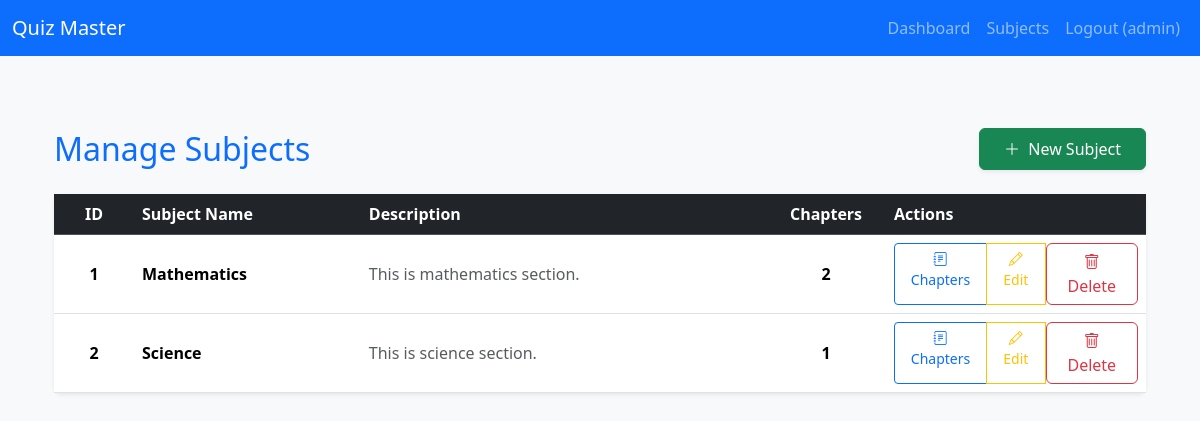
Screenshot of /admin/subjects (signed in) with the database file from the repository.
### models.py (models this page shows, shortened)
class User(db.Model, UserMixin):
    __tablename__ = 'users'
    id = db.Column(db.Integer, primary_key=True)
    username = db.Column(db.String(80), unique=True, nullable=False)
    email = db.Column(db.String(120), unique=True, nullable=False)
    password_hash = db.Column(db.String(255), nullable=False)
    full_name = db.Column(db.String(100))
    qualification = db.Column(db.String(100))
    dob = db.Column(db.Date)
    role = db.Column(db.String(20), default='user')  # 'admin' or 'user'
    scores = db.relationship('Score', backref='user', lazy=True)

class Subject(db.Model):
    id = db.Column(db.Integer, primary_key=True)
    name = db.Column(db.String(100), unique=True, nullable=False)
    description = db.Column(db.Text)
    chapters = db.relationship('Chapter', backref='subject', lazy=True, cascade="all, delete-orphan")

### routes/admin.py (the view)
    def wrap(*args, **kwargs):
        if not current_user.is_authenticated or current_user.role != 'admin':
            flash('Admin access required', 'danger')
            return redirect(url_for('auth.login'))
        return f(*args, **kwargs)

### app.py (called while the page is built)
@login_manager.user_loader
def load_user(user_id):
    return User.query.get(int(user_id))

@app.context_processor
def utility_processor():
    def current_time():
        return datetime.now().date()  # or datetime.now() if you want time too
    return dict(current_time=current_time)

### routes/admin.py (called while the page is built)
def admin_required(f):
    def wrap(*args, **kwargs):
        if not current_user.is_authenticated or current_user.role != 'admin':
            flash('Admin access required', 'danger')
            return redirect(url_for('auth.login'))
        return f(*args, **kwargs)
    wrap.__name__ = f.__name__
    return wrap

@admin_bp.route('/subjects')
@login_required
@admin_required
def subjects():
    subjects = Subject.query.all()
    return render_template('admin/subjects.html', subjects=subjects)

### templates/admin/subjects.html (shortened to what this page needs)
{% extends "base.html" %}
{% block content %}
<div class="container py-4 py-md-5">
    <div class="d-flex flex-column flex-md-row justify-content-between align-items-md-center mb-4 gap-3">
        <h2 class="mb-0 text-primary">Manage Subjects</h2>
        <a href="{{ url_for('admin.new_subject') }}"
           class="btn btn-success px-4 py-2 shadow-sm">
            <i class="bi bi-plus-lg me-1"></i> New Subject
        </a>
    </div>
    {% if subjects %}
    <div class="card shadow-sm border-0 rounded-3">
        <div class="card-body p-0">
            <div class="table-responsive">
                <table class="table table-hover align-middle mb-0">
                    <thead class="table-dark">
                        <tr>
                            <th scope="col" class="text-center" style="width: 80px;">ID</th>
                            <th scope="col">Subject Name</th>
                            <th scope="col">Description</th>
                            <th scope="col" class="text-center" style="width: 120px;">Chapters</th>
                            <th scope="col" style="width: 260px;">Actions</th>
                        </tr>
                    </thead>
                    <tbody>
                        {% for subject in subjects %}
                        <tr>
                            <td class="text-center fw-bold">{{ subject.id }}</td>
                            <td class="fw-semibold">{{ subject.name }}</td>
                            <td class="text-muted">
                                {{ subject.description or '—' | truncate(140) }}
                            </td>
                            <td class="text-center fw-bold">
                                {{ subject.chapters|length }}
                            </td>
                            <td>
                                <div class="btn-group btn-group-sm" role="group">
                                    <a href="{{ url_for('admin.chapters', subject_id=subject.id) }}"
                                       class="btn btn-outline-primary"
                                       title="Manage chapters">
                                        <i class="bi bi-journal-text"></i> Chapters
                                    </a>
                                    <a href="{{ url_for('admin.edit_subject', subject_id=subject.id) }}"
                                       class="btn btn-outline-warning"
                                       title="Edit subject">
                                        <i class="bi bi-pencil"></i> Edit
                                    </a>
                                    <form action="{{ url_for('admin.delete_subject', subject_id=subject.id) }}"
                                          method="POST"
                                          style="display: inline;"
                                          onsubmit='return confirm("Are you sure you want to delete \"{{ subject.name | e }}\"?\n\nThis action will also delete all chapters, quizzes and questions under this subject.\n\nThis cannot be undone.");'>
                                        <button type="submit"
                                                class="btn btn-outline-danger"
                                                title="Delete subject">
                                            <i class="bi bi-trash"></i> Delete
                                        </button>
                                    </form>
                                </div>
                            </td>
                        </tr>
                        {% endfor %}
                    </tbody>
                </table>
            </div>
        </div>
    </div>
    {% endif %}
</div>
{% endblock %}

### templates/includes/navbar.html (shortened to what this page needs)
<nav class="navbar navbar-expand-lg navbar-dark bg-primary">
  <div class="container-fluid">
    <a class="navbar-brand" href="{{ url_for('main.index') }}">Quiz Master</a>
    <div class="collapse navbar-collapse" id="navbarNav">
      <ul class="navbar-nav ms-auto">
        {% if current_user.is_authenticated %}
          {% if current_user.role == 'admin' %}
            <li class="nav-item"><a class="nav-link" href="{{ url_for('admin.dashboard') }}">Dashboard</a></li>
            <li class="nav-item"><a class="nav-link" href="{{ url_for('admin.subjects') }}">Subjects</a></li>
          {% else %}
            <li class="nav-item"><a class="nav-link" href="{{ url_for('user.dashboard') }}">Home</a></li>
            <li class="nav-item"><a class="nav-link" href="{{ url_for('user.upcoming') }}">Quizzes</a></li>
            <li class="nav-item"><a class="nav-link" href="{{ url_for('user.scores') }}">Scores</a></li>
          {% endif %}
          <li class="nav-item"><a class="nav-link" href="{{ url_for('auth.logout') }}">Logout ({{ current_user.username }})</a></li>
        {% else %}
          <li class="nav-item"><a class="nav-link" href="{{ url_for('auth.login') }}">Login</a></li>
          <li class="nav-item"><a class="nav-link" href="{{ url_for('auth.register') }}">Register</a></li>
        {% endif %}
      </ul>
    </div>
  </div>
</nav>

### static/css/style.css (style rules this page uses)
body { font-family: 'Segoe UI', Tahoma, Geneva, Verdana, sans-serif; }
.card { transition: box-shadow 0.3s; }

### rows the page displays
User: username "admin"
Subject: id "1", name "Mathematics", description "This is mathematics section.", chapters|length "2"
Subject: id "2", name "Science", description "This is science section.", chapters|length "1"
